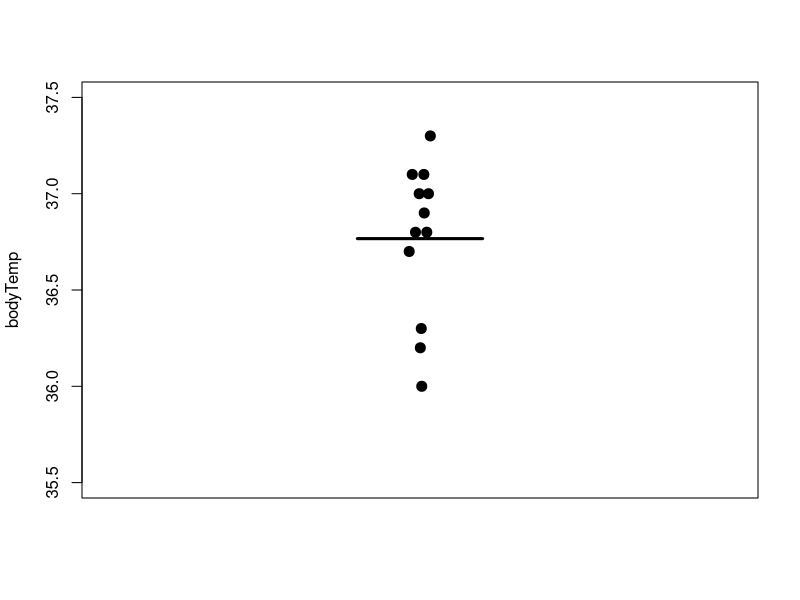
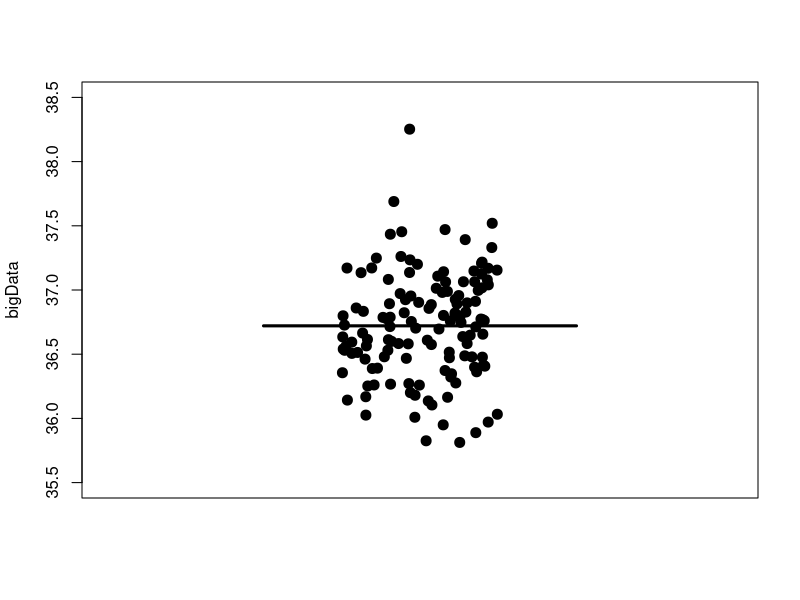
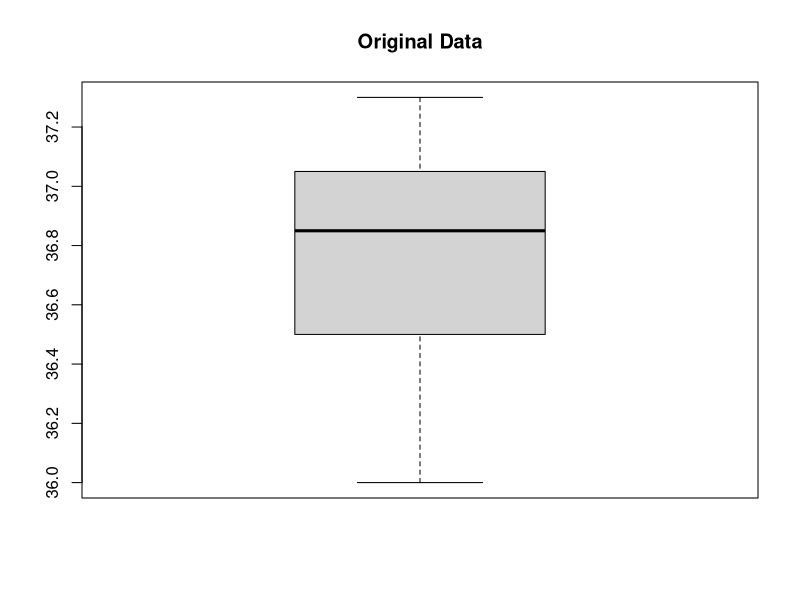
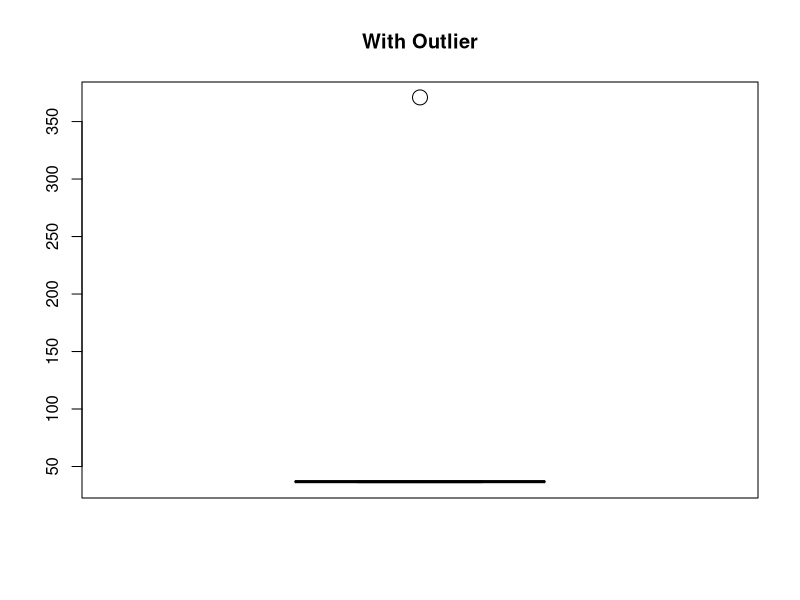
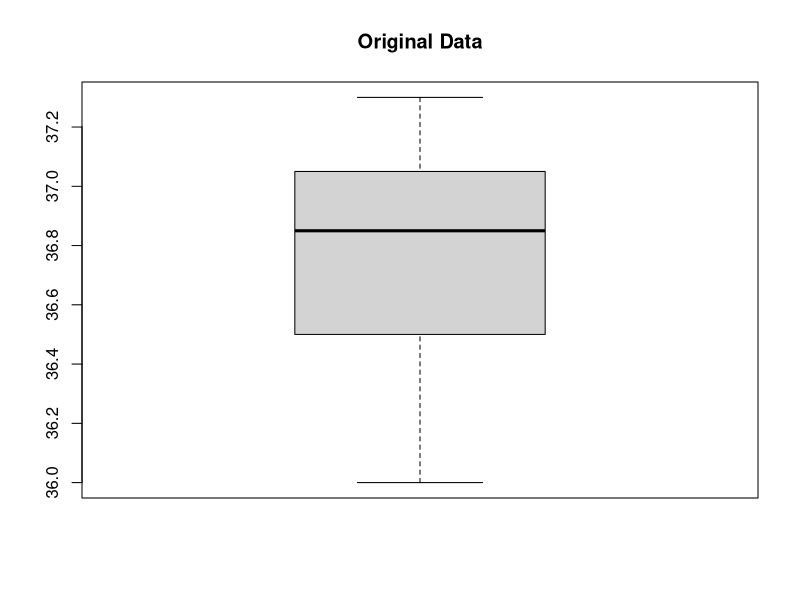
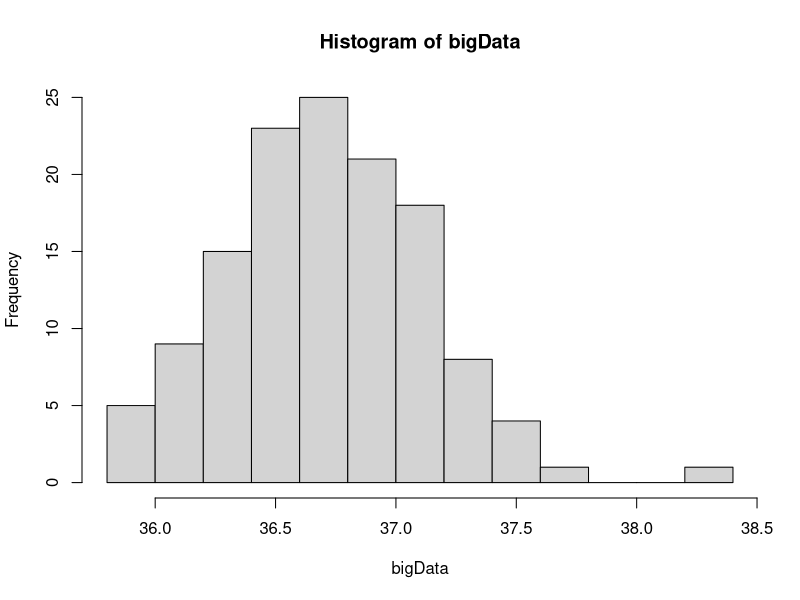
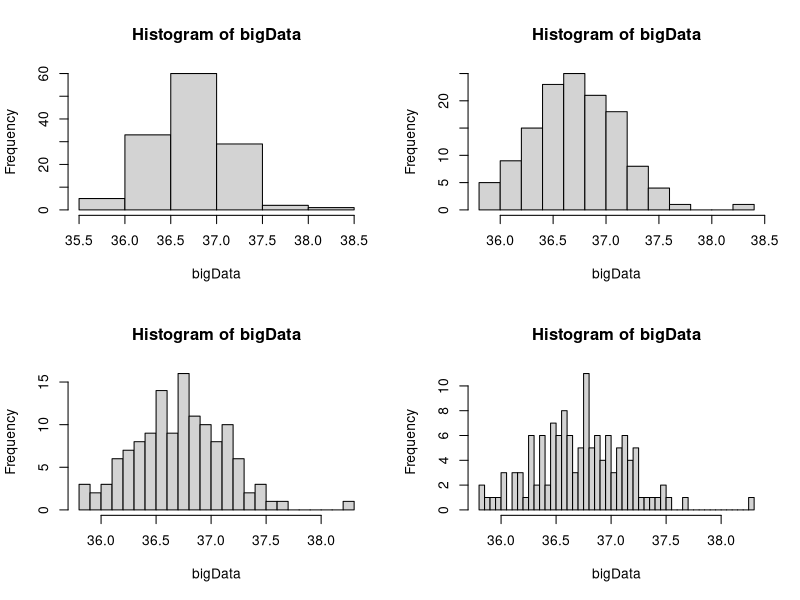
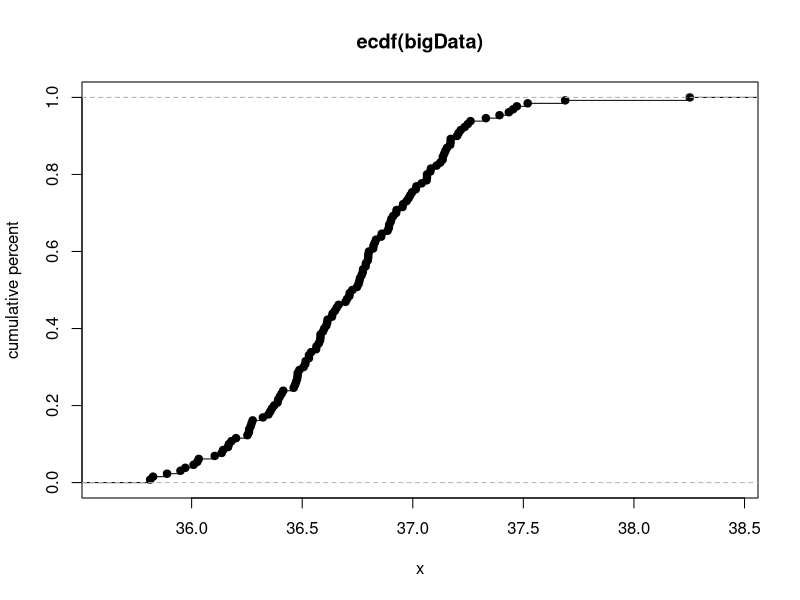

Recreate these plots in R, in order.
## ---- chunk 1
bodyTemp = c(37.0,36.0,37.1,37.1,36.2,37.3,
             36.8,37.0,36.3,36.9,36.7,36.8)
## ---- chunk 2
# via formula
sum(bodyTemp) / length(bodyTemp)
## ---- chunk 3
# via base function
mean(bodyTemp)

# with rounding to match book
round(mean(bodyTemp),2)
## ---- chunk 4
bodyTemp2 = c(37.0,36.0,37.1,371,36.2,37.3,
             36.8,37.0,36.3,36.9,36.7,36.8)
mean(bodyTemp2)
## ---- chunk 5
ranked.bodyTemp = bodyTemp[order(bodyTemp)]
#OR
ranked.bodyTemp = sort(bodyTemp)

ranked.bodyTemp
## ---- chunk 6
ranked.bodyTemp[6:7]
(ranked.bodyTemp[6] + ranked.bodyTemp[7])/2
## ---- chunk 7
median(bodyTemp)

## With outlier (typo)
median(bodyTemp2)
## ---- chunk 8
## Step 1 - take log of values
logged.bodyTemp = log(bodyTemp)

## Step 2 - average logged values
avg.logged.bodyTemp = mean(logged.bodyTemp)

## Step 3 - take antilog of average of logged values
geoMean.bodyTemp = exp(avg.logged.bodyTemp)
geoMean.bodyTemp
## ---- chunk 9
gm = function(a) exp(mean(log(a)))
gm(bodyTemp)
## ---- chunk 10
exp(mean(log(bodyTemp)))
10^(mean(log10(bodyTemp)))
2^(mean(log2(bodyTemp)))
1.234^(mean(log(bodyTemp, 1.234)))
## ---- chunk 11
## Step 1 - take reciprocal of values
recip.bodyTemp = 1/bodyTemp

## Step 2 - average reciprocal values
avg.recip.bodyTemp = mean(recip.bodyTemp)

## Step 3 - take reciprocal of the average
##          of reciprocal values
harmMean.bodyTemp = 1/avg.recip.bodyTemp
harmMean.bodyTemp
## ---- chunk 12
hm = function(a) 1/(mean(1/a))
hm(bodyTemp)
## ---- chunk 13
## Step 1 - reduce to interquartile range, 
##    i.e., remove bottom 25% and top 25%
ll = quantile(bodyTemp,0.25)
ul = quantile(bodyTemp,0.75)
iqr.bodyTemp = bodyTemp[bodyTemp>=ll & bodyTemp<=ul]

## Step 2 - average values in the interquartile range
trimmed.bodyTemp = mean(iqr.bodyTemp)
trimmed.bodyTemp
## ---- chunk 14
mean(bodyTemp,trim=0.25)
## ---- chunk 15
(cnts = table(bodyTemp))
(max.cnts = cnts[cnts==max(cnts)])
names(max.cnts)
## ---- chunk 16
modeDist = function(a){
  cnts = table(a)
  max.cnts = cnts[cnts==max(cnts)]
  output = names(max.cnts)
  return(output)
}

modeDist(bodyTemp)
## ---- chunk 17
library(knitr)
orig = data.frame(type=c("arithematic mean","median","geometric mean","harmonic mean","trimmed mean (25% from either end)","mode"),value=c(round(mean(bodyTemp),2),round(median(bodyTemp),2),round(gm(bodyTemp),2),round(hm(bodyTemp),2),round(mean(bodyTemp,trim=0.25),2),paste(modeDist(bodyTemp),collapse=", ")))

altered = data.frame(type=c("arithematic mean","median","geometric mean","harmonic mean","trimmed mean (25% from either end)","mode"),value=c(round(mean(bodyTemp2),2),round(median(bodyTemp2),2),round(gm(bodyTemp2),2),round(hm(bodyTemp2),2),round(mean(bodyTemp2,trim=0.25),2),paste(modeDist(bodyTemp2),collapse=", ")))
## ---- chunk 18
kable(orig,align=rep("c",ncol(orig)),row.names=FALSE)
## ---- chunk 19
kable(altered,align=rep("c",ncol(altered)),row.names=FALSE)
## ---- chunk 20
quantile(bodyTemp)
sum(bodyTemp<quantile(bodyTemp)[2])
sum(bodyTemp<quantile(bodyTemp)[2])/length(bodyTemp)
## ---- chunk 21
plot(jitter(rep(0,length(bodyTemp)),amount=0.05),
     bodyTemp,xlim=range(-1,1),pch=20,ylim=range(35.5,37.5),
     axes=FALSE,frame.plot=TRUE,xlab="",cex=2)
axis(2, seq(35.5,37.5,by=0.5))
segments(-0.2, mean(bodyTemp), 0.2, mean(bodyTemp), lwd=3)
## ---- chunk 22
set.seed(283947)
bigData = rnorm(130,mean=mean(bodyTemp),sd=sd(bodyTemp))
## ---- chunk 23
set.seed(283947)
bigData = rnorm(130,mean=mean(bodyTemp),sd=sd(bodyTemp))
plot(jitter(rep(0,length(bigData)),amount=0.25), bigData,xlim=range(-1,1),pch=20,ylim=range(35.5,38.5),axes=FALSE,frame.plot=TRUE,xlab="",cex=2)
axis(2, seq(35.5,38.5,by=0.5))
segments(-0.5, mean(bigData), 0.5, mean(bigData),lwd=3)
## ---- chunk 24
boxplot(bodyTemp,main="Original Data",cex=2)
## ---- chunk 25
boxplot(bodyTemp2,main="With Outlier",cex=2)
## ---- chunk 26
boxplot(bodyTemp,main="Original Data",cex=2)
## ---- chunk 27
hist(bigData)
## ---- chunk 28
par(mfrow=c(2,2))
hist(bigData,breaks=5)
hist(bigData,breaks=10)
hist(bigData,breaks=20)
hist(bigData,breaks=40)
## ---- chunk 29
par(mfrow=c(1,1))
plot(ecdf(bigData),ylab="cumulative percent")
